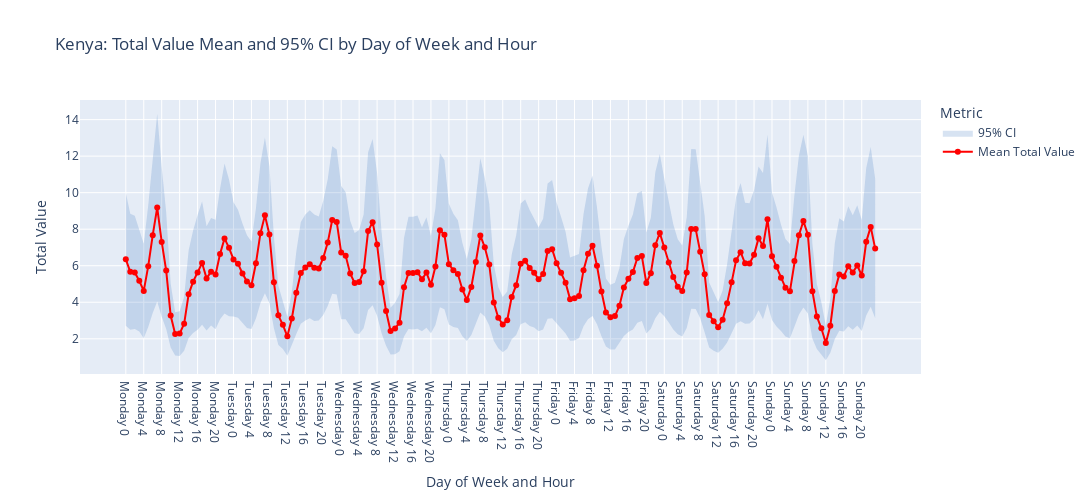

Notebook code for this chart:
### Code cell
import plotly.graph_objects as go

# Sort the DataFrame by natural day of week, then by hour
day_order = ['Monday', 'Tuesday', 'Wednesday', 'Thursday', 'Friday', 'Saturday', 'Sunday']
plot_df = df_kenya_day_of_week.copy()
plot_df['day_of_week'] = pd.Categorical(plot_df['day_of_week'], categories=day_order, ordered=True)
plot_df = plot_df.sort_values(['day_of_week', 'hour'])

# For improved x-axis labeling, create a combined label
plot_df['day_hour'] = plot_df['day_of_week'].astype(str) + ' ' + plot_df['hour'].astype(str)

# Calculate bounds for confidence interval (mean +/- ci95)
plot_df['ci95_upper'] = plot_df['total_value_mean'] + plot_df['total_value_ci95']
plot_df['ci95_lower'] = plot_df['total_value_mean'] - plot_df['total_value_ci95']

fig = go.Figure()

# Add shaded area for mean ± 95% CI
fig.add_trace(
    go.Scatter(
        x=pd.concat([plot_df['day_hour'], plot_df['day_hour'][::-1]]),
        y=pd.concat([plot_df['ci95_upper'], plot_df['ci95_lower'][::-1]]),
        fill='toself',
        fillcolor='rgba(58, 114, 189, 0.2)',  # blueish, transparent
        line=dict(color='rgba(255,255,255,0)'),
        hoverinfo="skip",
        showlegend=True,
        name='95% CI'
    )
)

# Plot the mean line
fig.add_trace(
    go.Scatter(
        x=plot_df['day_hour'],
        y=plot_df['total_value_mean'],
        mode='lines+markers',
        name='Mean Total Value',
        line=dict(color='red')
    )
)

fig.update_layout(
    title='Kenya: Total Value Mean and 95% CI by Day of Week and Hour',
    xaxis_title='Day of Week and Hour',
    yaxis_title='Total Value',
    legend_title='Metric',
    height=500,
    width=1400
)

fig.show()

### Figure 1 — Plotly figure (JSON) as saved in the notebook; plotly's stock layout.template omitted (floating-point values rounded to 4 significant figures; data arrays with more than 128 entries replaced by an {"elided": "..."} marker saying what was removed)
{"data": [{"fill": "toself", "fillcolor": "rgba(58, 114, 189, 0.2)", "hoverinfo": "skip", "line": {"color": "rgba(255,255,255,0)"}, "name": "95% CI", "showlegend": true, "type": "scatter", "x": {"elided": "336 str values"}, "y": {"elided": "336 float values"}}, {"line": {"color": "red"}, "mode": "lines+markers", "name": "Mean Total Value", "type": "scatter", "x": {"elided": "168 str values"}, "y": {"elided": "168 float values"}}], "layout": {"height": 500, "legend": {"title": {"text": "Metric"}}, "title": {"text": "Kenya: Total Value Mean and 95% CI by Day of Week and Hour"}, "width": 1400, "xaxis": {"title": {"text": "Day of Week and Hour"}}, "yaxis": {"title": {"text": "Total Value"}}}}
